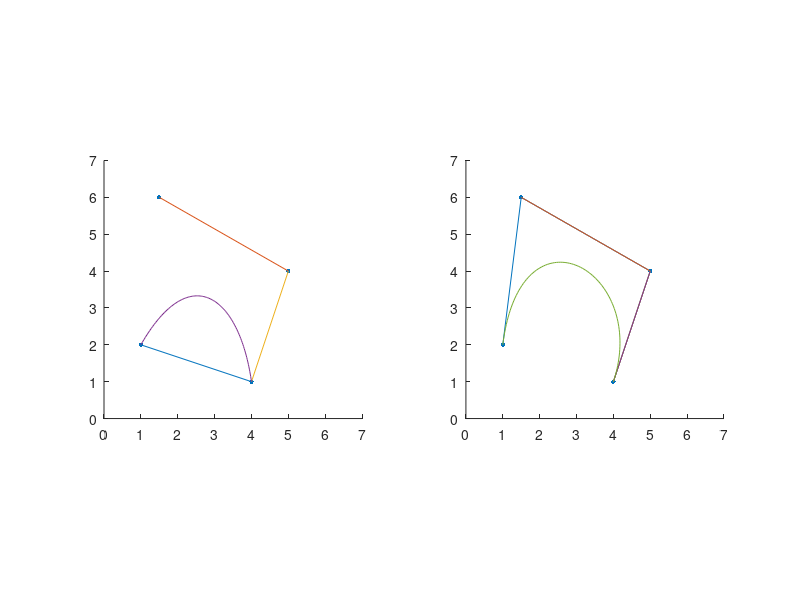

The MATLAB script that drew this image:
% Please run this script in Octave
1;

function v = lerp(v0,v1,t)
    v = (1-t)*v0 + t*v1;
end

v0 = [1;2];
v1 = [1.5;6];
v2 = [5;4];
v3 = [4;1];
% v3 = [4;6];

v=[v0,v1,v2,v3];
vb=v;

dt = 0.01;
i=1;
curve_a=[];
curve_b=[];
for t=0:dt:1
    % calculate the result of squad
    v03=lerp(v0,v3,t);
    v12=lerp(v1,v2,t);
    v0312=lerp(v03,v12,2*t*(1-t));
    curve_a(1:2,i)=v0312;
    v(:,5:7)=[v03,v12,v0312];
    
    % calculate the result of cubic bezier
    v01=lerp(v0,v1,t);
    v23=lerp(v2,v3,t);
    v0112=lerp(v01,v12,t);
    v1223=lerp(v12,v23,t);
    v01121223=lerp(v0112,v1223,t);
    curve_b(1:2,i)=v01121223;
    
    vb(:,5:10)=[v01,v12,v23,v0112,v1223,v01121223];

    % Left: squad for vectors (quad)
    subplot(1,2,1)
    scatter(v(1,1:7), v(2,1:7), 10, 'filled')
    hold(subplot(1,2,1), 'on');
    plot([v(1,1),v(1,4)],[v(2,1),v(2,4)])
    plot([v(1,2),v(1,3)],[v(2,2),v(2,3)])
    plot([v(1,5),v(1,6)],[v(2,5),v(2,6)])
    plot(curve_a(1,:),curve_a(2,:))
    hold(subplot(1,2,1), 'off');
    axis([0 7 0 7], 'square')

    % Right pane: cubic bezier curve
    subplot(1,2,2)
    scatter(vb(1,1:10), vb(2,1:10), 10, 'filled')
    hold(subplot(1,2,2), 'on');
    plot(vb(1,1:4),vb(2,1:4))
    plot([vb(1,5),vb(1,6)],[vb(2,5),vb(2,6)])
    plot([vb(1,6),vb(1,7)],[vb(2,6),vb(2,7)])
    plot([vb(1,8),vb(1,9)],[vb(2,8),vb(2,9)])
    plot(curve_b(1,:),curve_b(2,:))
    hold(subplot(1,2,2), 'off');
    axis([0 7 0 7], 'square')
    
    pause(0.01)
    i=i+1;
end